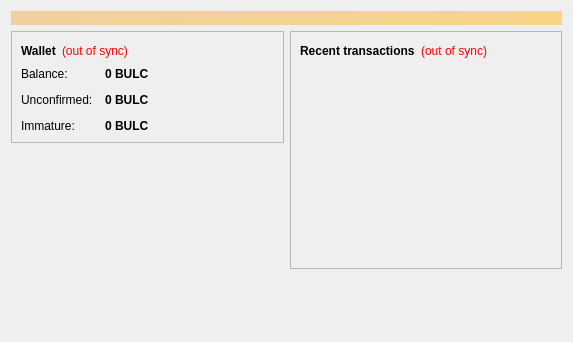
<?xml version="1.0" encoding="UTF-8"?>
<ui version="4.0">
 <class>OverviewPage</class>
 <widget class="QWidget" name="OverviewPage">
  <property name="geometry">
   <rect>
    <x>0</x>
    <y>0</y>
    <width>573</width>
    <height>342</height>
   </rect>
  </property>
  <property name="windowTitle">
   <string>Form</string>
  </property>
  <layout class="QVBoxLayout" name="topLayout">
   <item>
    <widget class="QLabel" name="labelAlerts">
     <property name="visible">
      <bool>false</bool>
     </property>
     <property name="styleSheet">
      <string notr="true">background-color: qlineargradient(x1: 0, y1: 0, x2: 1, y2: 0, stop:0 #F0D0A0, stop:1 #F8D488); color:#000000;</string>
     </property>
     <property name="wordWrap">
      <bool>true</bool>
     </property>
     <property name="margin">
      <number>3</number>
     </property>
    </widget>
   </item>
   <item>
    <layout class="QHBoxLayout" name="horizontalLayout" stretch="1,1">
     <item>
      <layout class="QVBoxLayout" name="verticalLayout_2">
       <item>
        <widget class="QFrame" name="frame">
         <property name="frameShape">
          <enum>QFrame::StyledPanel</enum>
         </property>
         <property name="frameShadow">
          <enum>QFrame::Raised</enum>
         </property>
         <layout class="QVBoxLayout" name="verticalLayout_4">
          <item>
           <layout class="QHBoxLayout" name="horizontalLayout_4">
            <item>
             <widget class="QLabel" name="label_5">
              <property name="font">
               <font>
                <weight>75</weight>
                <bold>true</bold>
               </font>
              </property>
              <property name="text">
               <string>Wallet</string>
              </property>
             </widget>
            </item>
            <item>
             <widget class="QLabel" name="labelWalletStatus">
              <property name="toolTip">
               <string>The displayed information may be out of date. Your wallet automatically synchronizes with the Bulcoin network after a connection is established, but this process has not completed yet.</string>
              </property>
              <property name="styleSheet">
               <string notr="true">QLabel { color: red; }</string>
              </property>
              <property name="text">
               <string notr="true">(out of sync)</string>
              </property>
              <property name="alignment">
               <set>Qt::AlignLeading|Qt::AlignLeft|Qt::AlignVCenter</set>
              </property>
             </widget>
            </item>
            <item>
             <spacer name="horizontalSpacer_2">
              <property name="orientation">
               <enum>Qt::Horizontal</enum>
              </property>
              <property name="sizeHint" stdset="0">
               <size>
                <width>40</width>
                <height>20</height>
               </size>
              </property>
             </spacer>
            </item>
           </layout>
          </item>
          <item>
           <layout class="QFormLayout" name="formLayout_2">
            <property name="fieldGrowthPolicy">
             <enum>QFormLayout::AllNonFixedFieldsGrow</enum>
            </property>
            <property name="horizontalSpacing">
             <number>12</number>
            </property>
            <property name="verticalSpacing">
             <number>12</number>
            </property>
            <item row="0" column="0">
             <widget class="QLabel" name="label">
              <property name="text">
               <string>Balance:</string>
              </property>
             </widget>
            </item>
            <item row="0" column="1">
             <widget class="QLabel" name="labelBalance">
              <property name="font">
               <font>
                <weight>75</weight>
                <bold>true</bold>
               </font>
              </property>
              <property name="cursor">
               <cursorShape>IBeamCursor</cursorShape>
              </property>
              <property name="toolTip">
               <string>Your current balance</string>
              </property>
              <property name="text">
               <string notr="true">0 BULC</string>
              </property>
              <property name="textInteractionFlags">
               <set>Qt::LinksAccessibleByMouse|Qt::TextSelectableByKeyboard|Qt::TextSelectableByMouse</set>
              </property>
             </widget>
            </item>
            <item row="1" column="0">
             <widget class="QLabel" name="label_3">
              <property name="text">
               <string>Unconfirmed:</string>
              </property>
             </widget>
            </item>
            <item row="1" column="1">
             <widget class="QLabel" name="labelUnconfirmed">
              <property name="font">
               <font>
                <weight>75</weight>
                <bold>true</bold>
               </font>
              </property>
              <property name="cursor">
               <cursorShape>IBeamCursor</cursorShape>
              </property>
              <property name="toolTip">
               <string>Total of transactions that have yet to be confirmed, and do not yet count toward the current balance</string>
              </property>
              <property name="text">
               <string notr="true">0 BULC</string>
              </property>
              <property name="textInteractionFlags">
               <set>Qt::LinksAccessibleByMouse|Qt::TextSelectableByKeyboard|Qt::TextSelectableByMouse</set>
              </property>
             </widget>
            </item>
            <item row="2" column="0">
             <widget class="QLabel" name="labelImmatureText">
              <property name="text">
               <string>Immature:</string>
              </property>
             </widget>
            </item>
            <item row="2" column="1">
             <widget class="QLabel" name="labelImmature">
              <property name="font">
               <font>
                <weight>75</weight>
                <bold>true</bold>
               </font>
              </property>
              <property name="toolTip">
               <string>Mined balance that has not yet matured</string>
              </property>
              <property name="text">
               <string notr="true">0 BULC</string>
              </property>
              <property name="textInteractionFlags">
               <set>Qt::LinksAccessibleByMouse|Qt::TextSelectableByKeyboard|Qt::TextSelectableByMouse</set>
              </property>
             </widget>
            </item>
           </layout>
          </item>
         </layout>
        </widget>
       </item>
       <item>
        <spacer name="verticalSpacer">
         <property name="orientation">
          <enum>Qt::Vertical</enum>
         </property>
         <property name="sizeHint" stdset="0">
          <size>
           <width>20</width>
           <height>40</height>
          </size>
         </property>
        </spacer>
       </item>
      </layout>
     </item>
     <item>
      <layout class="QVBoxLayout" name="verticalLayout_3">
       <item>
        <widget class="QFrame" name="frame_2">
         <property name="frameShape">
          <enum>QFrame::StyledPanel</enum>
         </property>
         <property name="frameShadow">
          <enum>QFrame::Raised</enum>
         </property>
         <layout class="QVBoxLayout" name="verticalLayout">
          <item>
           <layout class="QHBoxLayout" name="horizontalLayout_2">
            <item>
             <widget class="QLabel" name="label_4">
              <property name="text">
               <string>&lt;b&gt;Recent transactions&lt;/b&gt;</string>
              </property>
             </widget>
            </item>
            <item>
             <widget class="QLabel" name="labelTransactionsStatus">
              <property name="toolTip">
               <string>The displayed information may be out of date. Your wallet automatically synchronizes with the Bulcoin network after a connection is established, but this process has not completed yet.</string>
              </property>
              <property name="styleSheet">
               <string notr="true">QLabel { color: red; }</string>
              </property>
              <property name="text">
               <string notr="true">(out of sync)</string>
              </property>
              <property name="alignment">
               <set>Qt::AlignRight|Qt::AlignTrailing|Qt::AlignVCenter</set>
              </property>
             </widget>
            </item>
            <item>
             <spacer name="horizontalSpacer">
              <property name="orientation">
               <enum>Qt::Horizontal</enum>
              </property>
              <property name="sizeHint" stdset="0">
               <size>
                <width>40</width>
                <height>20</height>
               </size>
              </property>
             </spacer>
            </item>
           </layout>
          </item>
          <item>
           <widget class="QListView" name="listTransactions">
            <property name="styleSheet">
             <string notr="true">QListView { background: transparent; }</string>
            </property>
            <property name="frameShape">
             <enum>QFrame::NoFrame</enum>
            </property>
            <property name="verticalScrollBarPolicy">
             <enum>Qt::ScrollBarAlwaysOff</enum>
            </property>
            <property name="horizontalScrollBarPolicy">
             <enum>Qt::ScrollBarAlwaysOff</enum>
            </property>
            <property name="selectionMode">
             <enum>QAbstractItemView::NoSelection</enum>
            </property>
           </widget>
          </item>
         </layout>
        </widget>
       </item>
       <item>
        <spacer name="verticalSpacer_2">
         <property name="orientation">
          <enum>Qt::Vertical</enum>
         </property>
         <property name="sizeHint" stdset="0">
          <size>
           <width>20</width>
           <height>40</height>
          </size>
         </property>
        </spacer>
       </item>
      </layout>
     </item>
    </layout>
   </item>
  </layout>
 </widget>
 <resources/>
 <connections/>
</ui>
